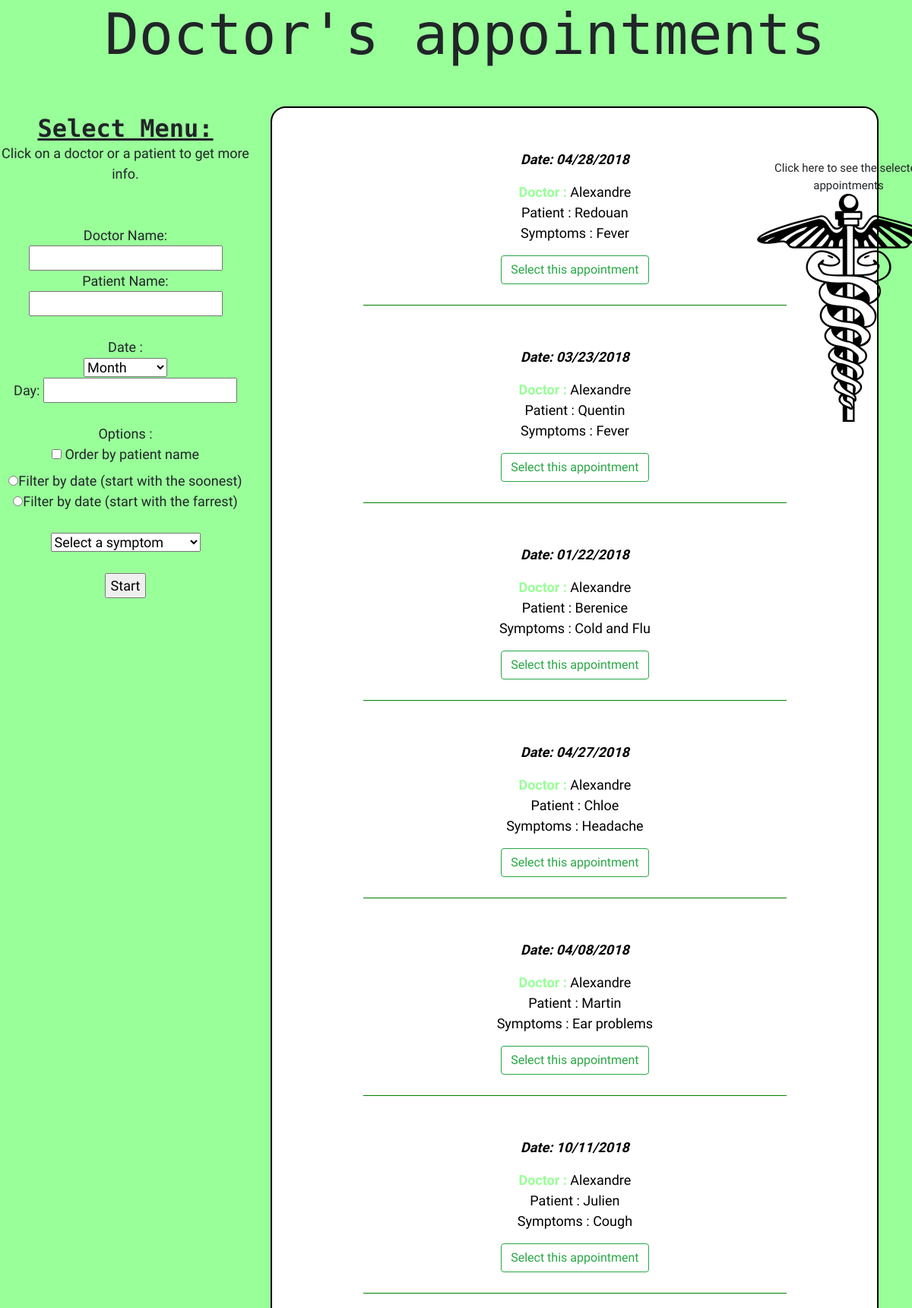
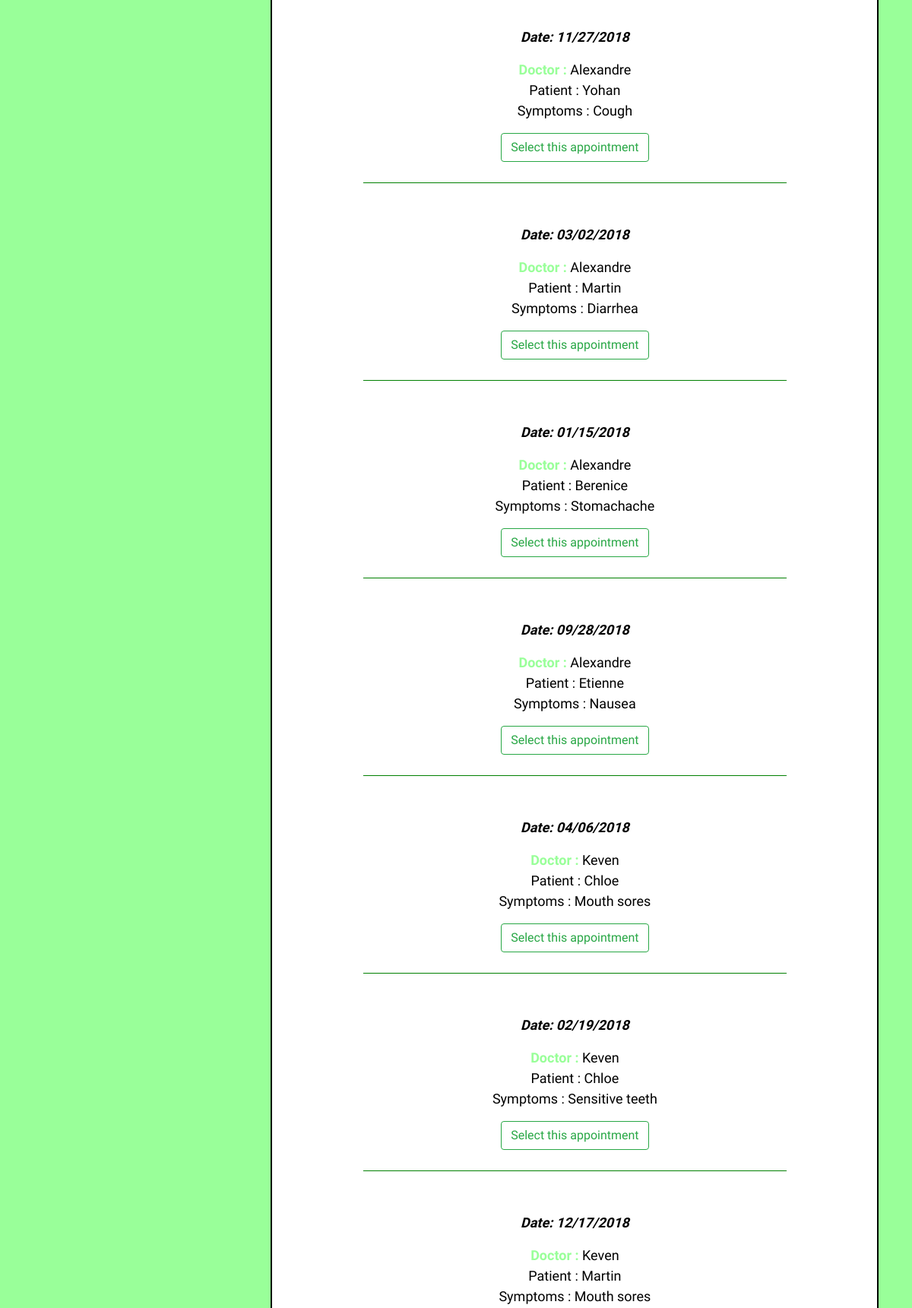
The page / (upper part) on the database its author committed (2 pictures, top to bottom).
### tables this page shows
CREATE TABLE `appointment` (
  `doctor_name` varchar(20) DEFAULT NULL,
  `patient_name` varchar(20) DEFAULT NULL,
  `date_day` varchar(2) DEFAULT NULL,
  `date_month` varchar(2) DEFAULT NULL,
  `date_year` varchar(4) DEFAULT NULL,
  `symptoms` varchar(50) DEFAULT NULL
);

### index.php (the view, shortened to what this page needs)
<!DOCTYPE html>
<html>
    <head>
        <link rel="stylesheet" href="https://maxcdn.bootstrapcdn.com/bootstrap/4.0.0/css/bootstrap.min.css">
        <link href="css/styles.css" rel="stylesheet" type="text/css" />
    </head>
    <body>
        <h1>Doctor's appointments</h1>
        <div id ="gotocart">
        Click here to see the selected appointments
            <a href="panier.php">
            <img id="cart" alt="cart" src="css/Medicine.png" >
            </a>
        </div>
        <div id="menu">
            <h2><center><b><u>Select Menu: </u></b></center></h2>
            Click on a doctor or a patient to get more info.
            <div id="select_type">
                <form action="index.php">
                    <br><br>
                    Doctor Name: <input type="text" name="Dname" value="">
                    <br>
                    Patient Name: <input type="text" name="Pname" value="">
                    <br><br>
                    Date :<br>
                    <select name="month">
                        <option value="">Month</option>
                    </select>
                    <br>
                    Day: <input type="text" name="day" value="">
                    <br>
                    <br>
                    Options : <br>
                    <input type="checkbox" name="patient" id="patient" /> <label for="patient">Order by patient name</label><br>
                    <input type="radio" name="order1" value="date" />Filter by date (start with the soonest)</label><br>
                    <input type="radio" name="order2" value="date" />Filter by date (start with the farrest)</label><br>
                    <br>
                    <select name="symptoms">
                        <option value="">Select a symptom</option>
                    </select>
                    <br><br>
                    <input type="submit", value="Start"><br>
                </form>
            </div>
        </div>
        <div id="card">
            <div id="list">
                <?php
                $connUrl = "mysql://hhmcxfo6xje74yta:dq4uvi52fdjxjcmo@if0ck476y7axojpg.cbetxkdyhwsb.us-east-1.rds.amazonaws.com:3306/n9ivgaye1azpifgp";
                $hasConnUrl = !empty($connUrl);
                $connParts = null;
                if ($hasConnUrl) {
                    $connParts = parse_url($connUrl);
                }
                $host = $hasConnUrl ? $connParts['host'] : getenv('IP');
                $dbname = $hasConnUrl ? ltrim($connParts['path'],'/') : 'crime_tips';
                $username = $hasConnUrl ? $connParts['user'] : getenv('C9_USER');
                $password = $hasConnUrl ? $connParts['pass'] : '';
                $bdd = new PDO("mysql:host=$host;dbname=$dbname", $username, $password);
                if ($_GET['symptoms']!='')
                {
                    $reponse = $bdd->query('SELECT * FROM appointment NATURAL JOIN patient NATURAL JOIN doctor WHERE symptoms=\'' . $_GET['symptoms'] . '\'');
                }
                else if ($_GET['patient']!='')
                {
                    $reponse = $bdd->query('SELECT * FROM appointment NATURAL JOIN patient NATURAL JOIN doctor ORDER BY patient_name');
                }
                else if ($_GET['order1']!='')
                {
                    $reponse = $bdd->query('SELECT * FROM appointment NATURAL JOIN patient NATURAL JOIN doctor ORDER BY date_month, date_day ASC');
                }
                else if ($_GET['order2']!='')
                {
                    $reponse = $bdd->query('SELECT * FROM appointment NATURAL JOIN patient NATURAL JOIN doctor ORDER BY date_month DESC, date_day DESC');
                }
                else {
                    $reponse = $bdd->query('SELECT * FROM appointment NATURAL JOIN patient NATURAL JOIN doctor ORDER BY doctor_name');
                }
                $cmpt1 = 0;
                $cmpt2 = 100;
                while ($donnees = $reponse->fetch())
                {
                ?>
                    <div id="item">
                        <p>
                        <br/><br/>
                        <em><b> Date: <?php echo $donnees['date_month']; ?>/<?php echo $donnees['date_day']; ?>/2018 </b></em><br/>
                        <div class="popup" onclick="myFunction(<?php echo $cmpt1 ?>)" ><span id='green'><b>Doctor : </b></span>  <?php echo $donnees['doctor_name']; ?>
                        </div><br/>
                        <div class="popup" onclick="myFunction2(<?php echo $cmpt2 ?>)">Patient : <?php echo $donnees['patient_name']; ?>
                        </div><br/>
                        Symptoms : <?php echo $donnees['symptoms']; ?> <br />
                        </p>
                        <button  type="button" class="btn btn-outline-success" onclick="addtoCart()">Select this appointment</button><br> <br/>
                    </div>
                    <?php
                    $cmpt1++ ;
                    $cmpt2++ ;
                    ?>
                <?php
                }
                ?>
        </div>
    </body>
</html>

### css/styles.css (style rules this page uses)
body { width: 99%; height: 100%; font-size: 18px; background-color:#99ff99; background-size: auto; font-family: 'Share Tech', sans-serif; }
h1 { font-family: 'Share Tech Mono', monospace; font-size: 75px; margin: auto; text-align: center; width: 99%; margin-left: 2%; }
h2 { font-family: 'Share Tech Mono', monospace; margin: auto; text-align: center; width: 99%; }
#item { border-bottom: 1px solid green; width: 70%; margin-left: auto; margin-right: auto; text-align: center; font-family: 'Share Tech', sans-serif; }
#menu { margin-left: -15px; margin-top: 5%; width: 30%; height: 100px; float:left; position: fixed; font-family: 'Share Tech', sans-serif; text-align: center; }
#select_type { padding-bottom: 10px; text-align: center; font-family: 'Share Tech', sans-serif; }
#card { text-align: justify; margin-left: 30%; background-color: white; width: 800px; color: black; border-width: 2px; border-radius: 20px; font-family: 'Share Tech', sans-serif; border-style: solid; border-color: black; margin-top:50px; }
#green { color : #99ff99; }
.popup { position: relative; display: inline-block; cursor: pointer; -webkit-user-select: none; -moz-user-select: none; -ms-user-select: none; user-select: none; }
#gotocart { text-align: center; position: absolute; position: fixed; margin-left : 83%; margin-top : 10%; font-size: 15px; }

### rows shown on the page
appointment: date_month "04", date_day "28", doctor_name "Alexandre", patient_name "Redouan", symptoms "Fever"
appointment: date_month "03", date_day "23", doctor_name "Alexandre", patient_name "Quentin", symptoms "Fever"
appointment: date_month "01", date_day "22", doctor_name "Alexandre", patient_name "Berenice", symptoms "Cold and Flu"
appointment: date_month "04", date_day "27", doctor_name "Alexandre", patient_name "Chloe", symptoms "Headache"
appointment: date_month "04", date_day "08", doctor_name "Alexandre", patient_name "Martin", symptoms "Ear problems"
appointment: date_month "10", date_day "11", doctor_name "Alexandre", patient_name "Julien", symptoms "Cough"
appointment: date_month "11", date_day "27", doctor_name "Alexandre", patient_name "Yohan", symptoms "Cough"
appointment: date_month "03", date_day "02", doctor_name "Alexandre", patient_name "Martin", symptoms "Diarrhea"
appointment: date_month "01", date_day "15", doctor_name "Alexandre", patient_name "Berenice", symptoms "Stomachache"
appointment: date_month "09", date_day "28", doctor_name "Alexandre", patient_name "Etienne", symptoms "Nausea"
appointment: date_month "04", date_day "06", doctor_name "Keven", patient_name "Chloe", symptoms "Mouth sores"
appointment: date_month "02", date_day "19", doctor_name "Keven", patient_name "Chloe", symptoms "Sensitive teeth"
appointment: date_month "12", date_day "17", doctor_name "Keven", patient_name "Martin", symptoms "Mouth sores"
